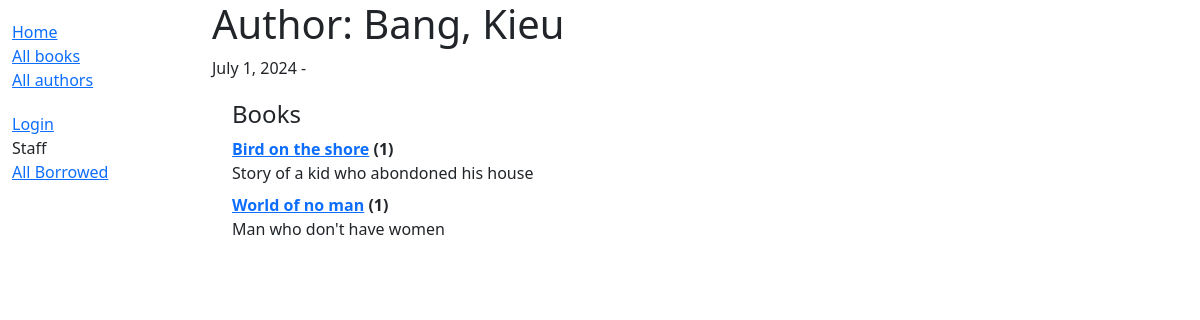
The app's page /catalog/authors/3, older data.
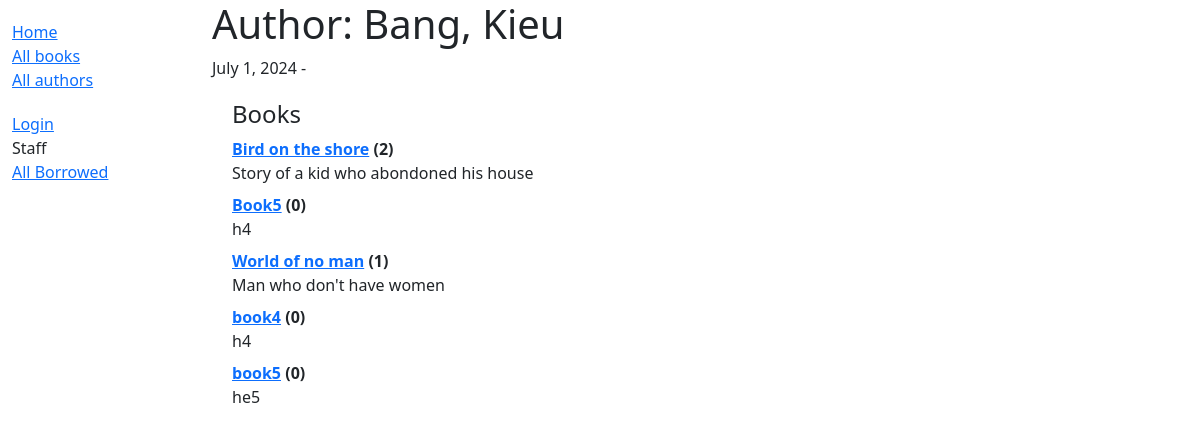
The same page, newer data.
### catalog/models.py (models this page shows, shortened)
class Author(models.Model):
    first_name = models.CharField(max_length=100)
    last_name = models.CharField(max_length=100)
    date_of_birth = models.DateField(null=True, blank=True)
    date_of_death = models.DateField('Died', null=True, blank=True)
    class Meta:
        ordering = ['last_name', 'first_name']

class Book(models.Model):
    title = models.CharField(max_length=200)
    author = models.ForeignKey('Author', on_delete=models.RESTRICT, null=True)
    summary = models.TextField(
        max_length=1000, help_text="Enter a brief description of the book")
    isbn = models.CharField('ISBN', max_length=13,
                            unique=True,
                            help_text='13 Character <a href="https://www.isbn-international.org/content/what-isbn'
                                      '">ISBN number</a>')
    genre = models.ManyToManyField(
        Genre, help_text="Select a genre for this book")
    language = models.ForeignKey(
        'Language', on_delete=models.SET_NULL, null=True
    )
    class Meta:
        ordering = ['title', 'author']
    def __str__(self):
        return self.title
    def display_genre(self):
        """Create a string for the Genre. This is required to display genre in Admin."""
        return ', '.join(genre.name for genre in self.genre.all()[:3])
    display_genre.short_description = 'Genre'

### catalog/views.py (the view, shortened to what this page needs)
# urls.py: path('authors/<int:pk>', views.AuthorDetailView.as_view(), name='author-detail'),
class AuthorDetailView(generic.DetailView):
    model = Author

### catalog/templates/catalog/author_detail.html (shortened to what this page needs)
<!DOCTYPE html>
<html lang="en">
<head>
</head>
<body>
{% extends "base_generic.html" %}
{% block content %}
    <h1>Author: {{ author.first_name }}, {{ author.last_name }}</h1>
    <a>{{author.date_of_birth}} - {% if author.date_of_death %}{{author.date_of_death}}{% endif %}</a>
<div style="margin-left:20px;margin-top:20px">
<h4>Books</h4>
<dl>
{% for book in author.book_set.all %}
  <dt><a href="{% url 'book-detail' book.pk %}">{{book}}</a> ({{book.bookinstance_set.all.count}})</dt>
  <dd>{{book.summary}}</dd>
  {% empty %}
  <p>This author has no books.</p>
{% endfor %}
</dl>
</div>
{% endblock %}

### catalog/templates/base_generic.html (shortened to what this page needs)
<!DOCTYPE html>
<html lang="en">
<head>
    <link href="https://cdn.jsdelivr.net/npm/bootstrap@5.3.3/dist/css/bootstrap.min.css"
      rel="stylesheet"
>
    {% load static %}
    <link rel="stylesheet" href="{% static 'css/styles.css' %}" />
</head>
<body>
                 <div class="container-fluid">
                  <div class="row">
                    <div class="col-sm-2">
                      {% block sidebar %}
                        <ul class="sidebar-nav">
                            <li><a href="{% url 'index' %}">Home</a></li>
                            <li><a href="{% url 'books' %}">All books</a></li>
                            <li><a href="{% url 'authors' %}">All authors</a></li>
                        </ul>
             <ul class="sidebar-nav">
               {% if user.is_authenticated %}
               <li>User: {{ user.get_username }}</li>
               <li><a href="{% url 'my-borrowed' %}">My Borrowed</a></li>
               <li>
                 <form id="logout-form" method="post" action="{% url 'admin:logout' %}">
                   {% csrf_token %}
                   <button type="submit" class="btn btn-link">Logout</button>
                 </form>
               </li>
               {% else %}
               <li><a href="{% url 'login' %}?next={{ request.path }}">Login</a></li>
               {% endif %}
               <li>Staff</li>
                <li><a href="{% url 'all-borrowed' %}">All Borrowed</a></li>
             </ul>
              {% endblock %}
            </div>
            <div class="col-sm-10 ">
                {% block content %}{% endblock %}
        </div>
      </div>
    </div>
</body>
</html>

### catalog/static/css/styles.css (style rules this page uses)
.sidebar-nav { margin-top: 20px; padding: 0; list-style: none; }

Row changes from the older to the newer data that the page shows:
computed for Book "Bird on the shore": bookinstance_set.all.count "1" → "2"
added Book: title "Book5", bookinstance_set.all.count "0", summary "h4"
added Book: title "book4", bookinstance_set.all.count "0", summary "h4"
added Book: title "book5", bookinstance_set.all.count "0", summary "he5"
